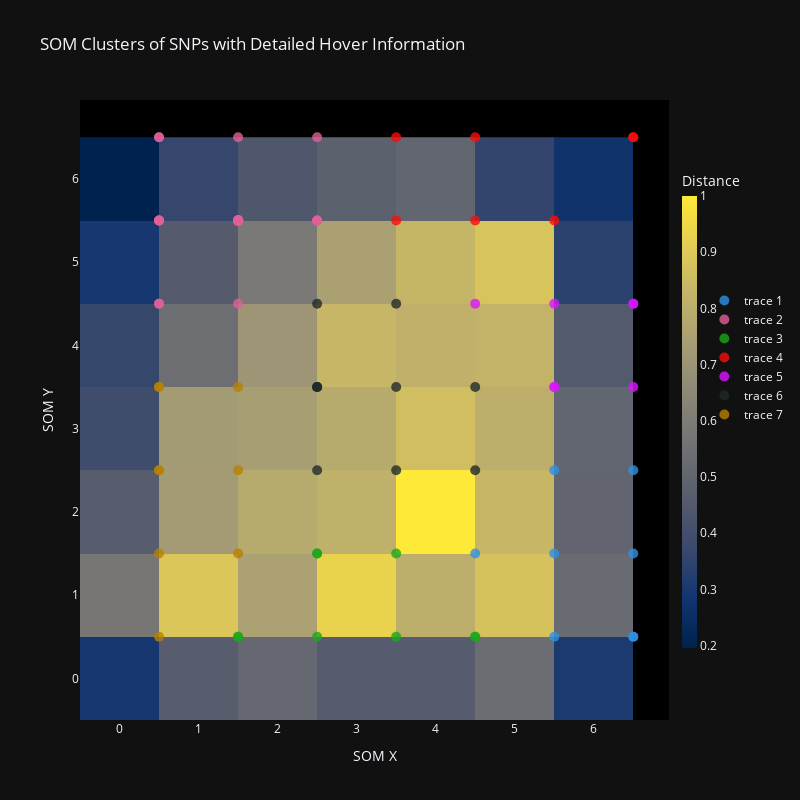

The notebook cell saved with this chart:
### Markdown cell above
### Visualize the Clusters on the SOM

I visualize the clusters on the SOM distance map using Plotly. Each cluster is represented by a different color, and detailed information about the SNPs in each cluster is displayed on hover. Additionally, I save the SNP information for each cluster to a CSV file for further analysis.

### Code cell
# Plot SOM distance map with Plotly
fig = go.Figure()

# Create a heatmap for the SOM distance map
distance_map = som.distance_map().T  # Transpose to align with Plotly's heatmap orientation
heatmap = go.Heatmap(
    z=distance_map,
    colorscale='cividis',
    colorbar=dict(title='Distance'),
    showscale=True,
)

# Add the heatmap to the figure
fig.add_trace(heatmap)

# Add clusters as scatter points with detailed hover labels
for cluster in range(n_clusters):
    cluster_data = results_df[results_df['cluster'] == cluster]
    hover_texts = []
    
    for _, row in cluster_data.iterrows():
        phenotype_details = "<br>".join([
            f"Phenotype: {phewas_string[:10]}..., Odds Ratio: {or_value:.2f}, P-Value: {p:.4f}"
            for phewas_string, or_value, p in zip(row['phenotypes'], row['odds_ratios'], row['p_values'])
        ])
        
        hover_text = (
            f"SNP: {row['snp']}<br>"
            f"{phenotype_details}"
        )
        hover_texts.append(hover_text)
    
    fig.add_trace(go.Scatter(
        x=cluster_data['x'] + 0.5,
        y=cluster_data['y'] + 0.5,
        mode='markers',
        marker=dict(
            size=10,
            color=px.colors.qualitative.Dark24[cluster],  # Different color for each cluster
            opacity=0.8,
        ),
        text=hover_texts,
        hoverinfo='text'
    ))


fig.update_layout(
    title='SOM Clusters of SNPs with Detailed Hover Information',
    xaxis=dict(title='SOM X', showgrid=False, zeroline=False),
    yaxis=dict(title='SOM Y', showgrid=False, zeroline=False),
    plot_bgcolor='black',
    height=800,
    width=800,
    legend=dict(
        x=1.06,  # Move the legend slightly outside the plot area
        y=0.7,     # Align legend to the top
        bgcolor='rgba(0,0,0,0)'  # Make the legend background transparent
    )
)

# Update colorbar size and position
fig.data[0].colorbar.update(
    thickness=15,  # Adjust the thickness of the colorbar
    x=1.005,         # Move the colorbar slightly to the left
    len=0.8        # Adjust the length of the colorbar
)

# Show the figure
fig.show()

# Save each cluster's SNP information to a CSV file
for cluster in range(n_clusters):
    print(f"Saving cluster {cluster} to CSV...")
    cluster_data = results_df[results_df['cluster'] == cluster]
    cluster_data.to_csv(f'outputs/clusters/SNP_cluster_{cluster}.csv', index=False)
